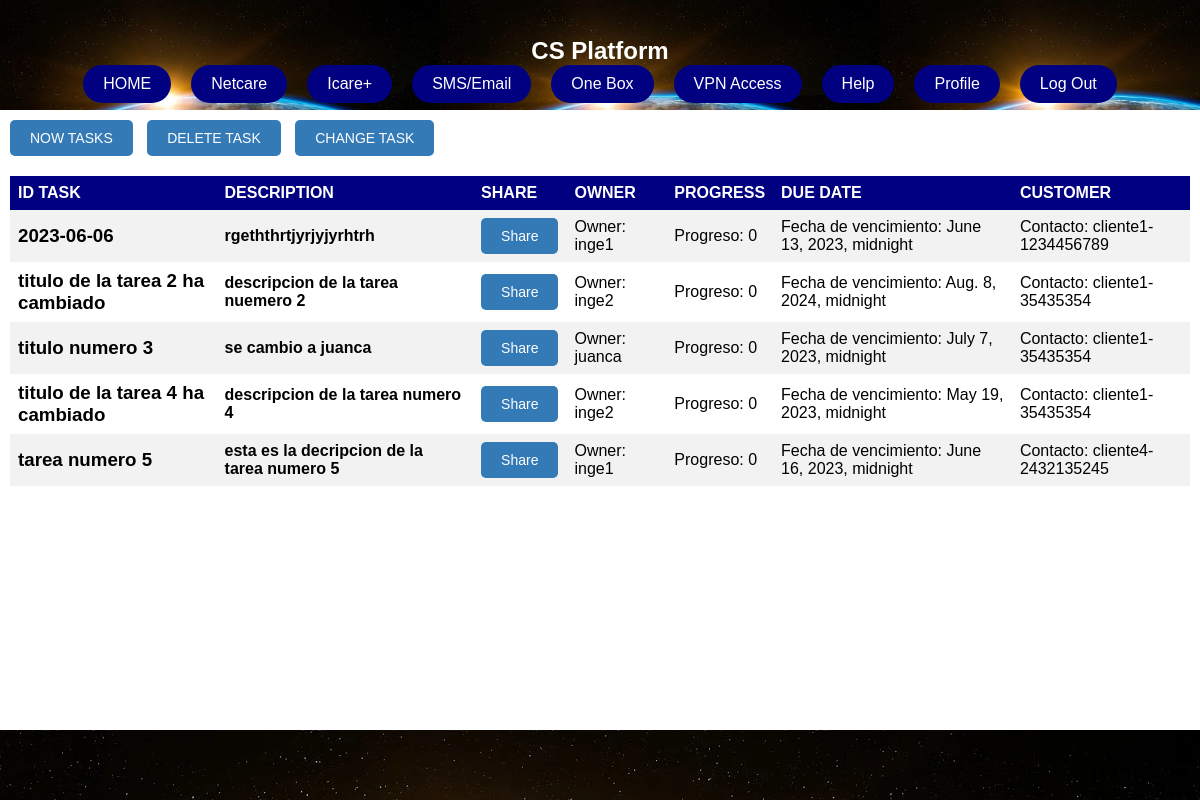
The page /dashboardhws on the database its author committed.
### app/models.py (models this page shows)
class Tarea(models.Model):
    titulo = models.CharField(max_length=100)
    descripcion = models.TextField()
    progreso = models.IntegerField(default=0)
    owner = models.ForeignKey(User, on_delete=models.PROTECT)
    fecha_creacion = models.DateTimeField(auto_now_add=True)
    fecha_vencimiento = models.DateTimeField()
    contacto_cliente = models.ForeignKey(Cliente, on_delete=models.PROTECT)

### app/views.py (the view)
# urls.py: path('dashboardhws', views.dashboardhws, name='dashboardhws'),
def dashboardhws(request):
    tareas = Tarea.objects.all()
    contexto = {'tareas': []}
    for tarea in tareas:
        cliente = Cliente.objects.get(id=tarea.contacto_cliente_id)
        tarea.cliente = cliente.nombre+'-'+cliente.contacto  # Agregar el atributo "cliente" a la tarea
        contexto['tareas'].append(tarea)
    return render(request, 'app/dashboardhws.html',contexto)

### app/templates/app/dashboardhws.html (shortened to what this page needs)
{% load static %}
<!DOCTYPE html>
<html lang="en">
<head>
  <link href="{% static 'app/css/dashboard.css' %}" rel="stylesheet">
</head>
<html>
<body>
  <div id="contenedor" class="contenedor">
    <div id="header" class="header">
      <h2>CS Platform</h2>
      <nav id="menu" class="menu">
        <a href="{% url 'app:dashboardhws' %}">HOME</a>
        <a href="{% url 'app:netcare' %}">Netcare</a>
        <a href="{% url 'app:icareplus' %}">Icare+</a>
        <a href="{% url 'app:smsEmail' %}">SMS/Email</a>
        <a href="{% url 'app:onebox' %}">One Box</a>
        <a href="{% url 'app:vpnaccess' %}">VPN Access</a>
        <a href="{% url 'app:help' %}">Help</a>
        <a href="{% url 'app:profile' %}">Profile</a>
        <a href="{% url 'app:loginhw' %}">Log Out</a>
      </nav>
    </div>
    <div class="contenido">
      <div class="tab-buttons">
        <button class="tab-button">NOW TASKS</button>
        <button class="tab-button">DELETE TASK</button>
        <button class="tab-button">CHANGE TASK</button>
      </div>
      <div class="tab active">
            <table>
              <tr>
                <th>ID TASK</th>
                <th>DESCRIPTION</th>
                <th>SHARE</th>
                <th>OWNER</th>
                <th>PROGRESS</th>
                <th>DUE DATE</th>
                <th>CUSTOMER</th>
              </tr>
              {%for tarea in tareas%}
              <tr>
                <td class="title">
                  <h3>{{tarea.titulo}}</h3>
                </td>
                <td>
                  <h4>{{tarea.descripcion}}</h4>
                </td>
                <td class="compare-btn"><button class="compare-btn">Share</button></td>
                <td class="owner">
                  <p>Owner: <span class="owner">{{tarea.owner}}</span></p>
                </td>
                <td class="progress">
                  <p>Progreso: <span class="progress">{{tarea.progreso}}</span></p>
                </td>
                <td class="due-date">
                  <p>Fecha de vencimiento: <span class="due-date">{{tarea.fecha_vencimiento}}</span></p>
                </td>
                <td class="contact-info">
                  <p>Contacto: <span class="contact-info">{{tarea.cliente}}</span></p>
                </td>
              </tr>
              {% endfor %}
            </table>
      </div>
    </div>
    <div class="footer"></div>
  </div>
</body>
</html>

### app/Static/app/css/dashboard.css (style rules this page uses)
.contenedor { background-color: #fff; width: 100vw; height: 100vh; display: grid; grid-template: 110px 1fr 70px / 1fr; grid-template-areas: "header header" "contenido contenido" "footer footer"; }
.header { display: flex; justify-content: center; align-items: center; background-color: rgba(0, 0, 128, 0.473); grid-area: header; flex-direction: column; background-image: url('/static/app/image/earthbbb.jpg'); background-size: cover; background-size: auto 200%; color: white; }
.menu { display: flex; justify-content: center; align-items: center; }
.menu a { display: inline-block; margin: 0 10px; padding: 10px 20px; border-radius: 20px; background-color: navy; color: #fff; text-decoration: none; transition: all 0.3s ease-in-out; }
.contenido { background: #fff; grid-area: contenido; padding: 10px; }
.footer { background-color: rgba(0, 0, 128, 0.473); grid-area: footer; background-image: url('/static/app/image/earthbbb.jpg'); background-size: cover; background-size: auto; }
* { box-sizing: border-box; margin: 0; padding: 0; }
body { background-color: #f2f2f2; font-family: Arial, sans-serif; }
body { font-family: Arial, sans-serif; background-color: #f3f3f3; }
table { border-collapse: collapse; width: 100%; }
th, td { text-align: left; padding: 8px; }
th { background-color: navy; color: white; }
tr:nth-child(even) { background-color: #f2f2f2; }
h2 { color: #ffffff; margin-top: 30px; }
button { padding: 10px 20px; background-color: #337ab7; color: #fff; border: none; border-radius: 5px; font-size: 14px; cursor: pointer; transition: background-color 0.3s ease; }
.tab { display: none; }
.tab.active { display: block; }
.tab-buttons { margin-bottom: 20px; }
.tab-buttons button { margin-right: 10px; }

### rows shown on the page
Tarea: titulo "2023-06-06", descripcion "rgeththrtjyrjyjyrhtrh", owner "inge1", progreso "0", fecha_vencimiento "June 13, 2023, midnight", cliente "cliente1-1234456789"
Tarea: titulo "titulo de la tarea 2 ha cambiado", descripcion "descripcion de la tarea nuemero 2", owner "inge2", progreso "0", fecha_vencimiento "Aug. 8, 2024, midnight", cliente "cliente1-35435354"
Tarea: titulo "titulo numero 3", descripcion "se cambio a juanca", owner "juanca", progreso "0", fecha_vencimiento "July 7, 2023, midnight", cliente "cliente1-35435354"
Tarea: titulo "titulo de la tarea 4 ha cambiado", descripcion "descripcion de la tarea numero 4", owner "inge2", progreso "0", fecha_vencimiento "May 19, 2023, midnight", cliente "cliente1-35435354"
Tarea: titulo "tarea numero 5", descripcion "esta es la decripcion de la tarea numero 5", owner "inge1", progreso "0", fecha_vencimiento "June 16, 2023, midnight", cliente "cliente4-2432135245"
